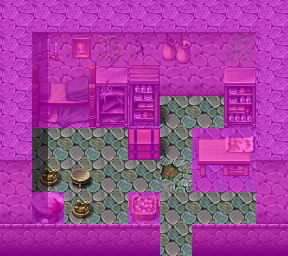

Tiled map render using the project's own tile images. Description and the map definition, with tile-layer contents summarised, below:
An orthogonal 9x8 tile map with 32x32 px tiles, 4 tile layers (Ground, Objects, Above, Walkable), 60 tilesets and 4 objects (2x spawn, mapchange, script).

<map version="1.0" tiledversion="1.0.2" orientation="orthogonal" renderorder="right-down" width="9" height="8" tilewidth="32" tileheight="32" nextobjectid="7">
 <tileset firstgid="1" name="map_bed_1" tilewidth="32" tileheight="32" tilecount="128" columns="16">
  <image source="../drawable/map_bed_1.png" width="512" height="256" />
 </tileset>
 <tileset firstgid="129" name="map_border_1" tilewidth="32" tileheight="32" tilecount="128" columns="16">
  <image source="../drawable/map_border_1.png" width="512" height="256" />
 </tileset>
 <tileset firstgid="257" name="map_bridge_1" tilewidth="32" tileheight="32" tilecount="128" columns="16">
  <image source="../drawable/map_bridge_1.png" width="512" height="256" />
 </tileset>
 <tileset firstgid="385" name="map_bridge_2" tilewidth="32" tileheight="32" tilecount="128" columns="16">
  <image source="../drawable/map_bridge_2.png" width="512" height="256" />
 </tileset>
 <tileset firstgid="513" name="map_broken_1" tilewidth="32" tileheight="32" tilecount="128" columns="16">
  <image source="../drawable/map_broken_1.png" width="512" height="256" />
 </tileset>
 <tileset firstgid="641" name="map_cavewall_1" tilewidth="32" tileheight="32" tilecount="108" columns="18">
  <image source="../drawable/map_cavewall_1.png" width="576" height="192" />
 </tileset>
 <tileset firstgid="749" name="map_cavewall_2" tilewidth="32" tileheight="32" tilecount="108" columns="18">
  <image source="../drawable/map_cavewall_2.png" width="576" height="192" />
 </tileset>
 <tileset firstgid="857" name="map_cavewall_3" tilewidth="32" tileheight="32" tilecount="108" columns="18">
  <image source="../drawable/map_cavewall_3.png" width="576" height="192" />
 </tileset>
 <tileset firstgid="965" name="map_cavewall_4" tilewidth="32" tileheight="32" tilecount="108" columns="18">
  <image source="../drawable/map_cavewall_4.png" width="576" height="192" />
 </tileset>
 <tileset firstgid="1073" name="map_chair_table_1" tilewidth="32" tileheight="32" tilecount="128" columns="16">
  <image source="../drawable/map_chair_table_1.png" width="512" height="256" />
 </tileset>
 <tileset firstgid="1201" name="map_chair_table_2" tilewidth="32" tileheight="32" tilecount="128" columns="16">
  <image source="../drawable/map_chair_table_2.png" width="512" height="256" />
 </tileset>
 <tileset firstgid="1329" name="map_crate_1" tilewidth="32" tileheight="32" tilecount="128" columns="16">
  <image source="../drawable/map_crate_1.png" width="512" height="256" />
 </tileset>
 <tileset firstgid="1457" name="map_cupboard_1" tilewidth="32" tileheight="32" tilecount="128" columns="16">
  <image source="../drawable/map_cupboard_1.png" width="512" height="256" />
 </tileset>
 <tileset firstgid="1585" name="map_curtain_1" tilewidth="32" tileheight="32" tilecount="128" columns="16">
  <image source="../drawable/map_curtain_1.png" width="512" height="256" />
 </tileset>
 <tileset firstgid="1713" name="map_entrance_1" tilewidth="32" tileheight="32" tilecount="128" columns="16">
  <image source="../drawable/map_entrance_1.png" width="512" height="256" />
 </tileset>
 <tileset firstgid="1841" name="map_entrance_2" tilewidth="32" tileheight="32" tilecount="128" columns="16">
  <image source="../drawable/map_entrance_2.png" width="512" height="256" />
 </tileset>
 <tileset firstgid="1969" name="map_fence_1" tilewidth="32" tileheight="32" tilecount="128" columns="16">
  <image source="../drawable/map_fence_1.png" width="512" height="256" />
 </tileset>
 <tileset firstgid="2097" name="map_fence_2" tilewidth="32" tileheight="32" tilecount="128" columns="16">
  <image source="../drawable/map_fence_2.png" width="512" height="256" />
 </tileset>
 <tileset firstgid="2225" name="map_fence_3" tilewidth="32" tileheight="32" tilecount="128" columns="16">
  <image source="../drawable/map_fence_3.png" width="512" height="256" />
 </tileset>
 <tileset firstgid="2353" name="map_fence_4" tilewidth="32" tileheight="32" tilecount="128" columns="16">
  <image source="../drawable/map_fence_4.png" width="512" height="256" />
 </tileset>
 <tileset firstgid="2481" name="map_ground_1" tilewidth="32" tileheight="32" tilecount="128" columns="16">
  <image source="../drawable/map_ground_1.png" width="512" height="256" />
 </tileset>
 <tileset firstgid="2609" name="map_ground_2" tilewidth="32" tileheight="32" tilecount="128" columns="16">
  <image source="../drawable/map_ground_2.png" width="512" height="256" />
 </tileset>
 <tileset firstgid="2737" name="map_ground_3" tilewidth="32" tileheight="32" tilecount="128" columns="16">
  <image source="../drawable/map_ground_3.png" width="512" height="256" />
 </tileset>
 <tileset firstgid="2865" name="map_ground_4" tilewidth="32" tileheight="32" tilecount="128" columns="16">
  <image source="../drawable/map_ground_4.png" width="512" height="256" />
 </tileset>
 <tileset firstgid="2993" name="map_ground_5" tilewidth="32" tileheight="32" tilecount="128" columns="16">
  <image source="../drawable/map_ground_5.png" width="512" height="256" />
 </tileset>
 <tileset firstgid="3121" name="map_ground_6" tilewidth="32" tileheight="32" tilecount="128" columns="16">
  <image source="../drawable/map_ground_6.png" width="512" height="256" />
 </tileset>
 <tileset firstgid="3249" name="map_ground_7" tilewidth="32" tileheight="32" tilecount="128" columns="16">
  <image source="../drawable/map_ground_7.png" width="512" height="256" />
 </tileset>
 <tileset firstgid="3377" name="map_ground_8" tilewidth="32" tileheight="32" tilecount="128" columns="16">
  <image source="../drawable/map_ground_8.png" width="512" height="256" />
 </tileset>
 <tileset firstgid="3505" name="map_house_1" tilewidth="32" tileheight="32" tilecount="128" columns="16">
  <image source="../drawable/map_house_1.png" width="512" height="256" />
 </tileset>
 <tileset firstgid="3633" name="map_house_2" tilewidth="32" tileheight="32" tilecount="128" columns="16">
  <image source="../drawable/map_house_2.png" width="512" height="256" />
 </tileset>
 <tileset firstgid="3761" name="map_indoor_1" tilewidth="32" tileheight="32" tilecount="128" columns="16">
  <image source="../drawable/map_indoor_1.png" width="512" height="256" />
 </tileset>
 <tileset firstgid="3889" name="map_indoor_2" tilewidth="32" tileheight="32" tilecount="128" columns="16">
  <image source="../drawable/map_indoor_2.png" width="512" height="256" />
 </tileset>
 <tileset firstgid="4017" name="map_kitchen_1" tilewidth="32" tileheight="32" tilecount="128" columns="16">
  <image source="../drawable/map_kitchen_1.png" width="512" height="256" />
 </tileset>
 <tileset firstgid="4145" name="map_outdoor_1" tilewidth="32" tileheight="32" tilecount="128" columns="16">
  <image source="../drawable/map_outdoor_1.png" width="512" height="256" />
 </tileset>
 <tileset firstgid="4273" name="map_pillar_1" tilewidth="32" tileheight="32" tilecount="128" columns="16">
  <image source="../drawable/map_pillar_1.png" width="512" height="256" />
 </tileset>
 <tileset firstgid="4401" name="map_pillar_2" tilewidth="32" tileheight="32" tilecount="128" columns="16">
  <image source="../drawable/map_pillar_2.png" width="512" height="256" />
 </tileset>
 <tileset firstgid="4529" name="map_plant_1" tilewidth="32" tileheight="32" tilecount="128" columns="16">
  <image source="../drawable/map_plant_1.png" width="512" height="256" />
 </tileset>
 <tileset firstgid="4657" name="map_plant_2" tilewidth="32" tileheight="32" tilecount="128" columns="16">
  <image source="../drawable/map_plant_2.png" width="512" height="256" />
 </tileset>
 <tileset firstgid="4785" name="map_rock_1" tilewidth="32" tileheight="32" tilecount="128" columns="16">
  <image source="../drawable/map_rock_1.png" width="512" height="256" />
 </tileset>
 <tileset firstgid="4913" name="map_rock_2" tilewidth="32" tileheight="32" tilecount="128" columns="16">
  <image source="../drawable/map_rock_2.png" width="512" height="256" />
 </tileset>
 <tileset firstgid="5041" name="map_roof_1" tilewidth="32" tileheight="32" tilecount="128" columns="16">
  <image source="../drawable/map_roof_1.png" width="512" height="256" />
 </tileset>
 <tileset firstgid="5169" name="map_roof_2" tilewidth="32" tileheight="32" tilecount="128" columns="16">
  <image source="../drawable/map_roof_2.png" width="512" height="256" />
 </tileset>
 <tileset firstgid="5297" name="map_roof_3" tilewidth="32" tileheight="32" tilecount="128" columns="16">
  <image source="../drawable/map_roof_3.png" width="512" height="256" />
 </tileset>
 <tileset firstgid="5425" name="map_shop_1" tilewidth="32" tileheight="32" tilecount="128" columns="16">
  <image source="../drawable/map_shop_1.png" width="512" height="256" />
 </tileset>
 <tileset firstgid="5553" name="map_sign_ladder_1" tilewidth="32" tileheight="32" tilecount="128" columns="16">
  <image source="../drawable/map_sign_ladder_1.png" width="512" height="256" />
 </tileset>
 <tileset firstgid="5681" name="map_table_1" tilewidth="32" tileheight="32" tilecount="128" columns="16">
  <image source="../drawable/map_table_1.png" width="512" height="256" />
 </tileset>
 <tileset firstgid="5809" name="map_trail_1" tilewidth="32" tileheight="32" tilecount="128" columns="16">
  <image source="../drawable/map_trail_1.png" width="512" height="256" />
 </tileset>
 <tileset firstgid="5937" name="map_transition_1" tilewidth="32" tileheight="32" tilecount="128" columns="16">
  <image source="../drawable/map_transition_1.png" width="512" height="256" />
 </tileset>
 <tileset firstgid="6065" name="map_transition_2" tilewidth="32" tileheight="32" tilecount="128" columns="16">
  <image source="../drawable/map_transition_2.png" width="512" height="256" />
 </tileset>
 <tileset firstgid="6193" name="map_transition_3" tilewidth="32" tileheight="32" tilecount="128" columns="16">
  <image source="../drawable/map_transition_3.png" width="512" height="256" />
 </tileset>
 <tileset firstgid="6321" name="map_transition_4" tilewidth="32" tileheight="32" tilecount="128" columns="16">
  <image source="../drawable/map_transition_4.png" width="512" height="256" />
 </tileset>
 <tileset firstgid="6449" name="map_transition_5" tilewidth="32" tileheight="32" tilecount="128" columns="16">
  <image source="../drawable/map_transition_5.png" width="512" height="256" />
 </tileset>
 <tileset firstgid="6577" name="map_tree_1" tilewidth="32" tileheight="32" tilecount="128" columns="16">
  <image source="../drawable/map_tree_1.png" width="512" height="256" />
 </tileset>
 <tileset firstgid="6705" name="map_tree_2" tilewidth="32" tileheight="32" tilecount="128" columns="16">
  <image source="../drawable/map_tree_2.png" width="512" height="256" />
 </tileset>
 <tileset firstgid="6833" name="map_wall_1" tilewidth="32" tileheight="32" tilecount="128" columns="16">
  <image source="../drawable/map_wall_1.png" width="512" height="256" />
 </tileset>
 <tileset firstgid="6961" name="map_wall_2" tilewidth="32" tileheight="32" tilecount="120" columns="15">
  <image source="../drawable/map_wall_2.png" width="480" height="256" />
 </tileset>
 <tileset firstgid="7081" name="map_wall_3" tilewidth="32" tileheight="32" tilecount="120" columns="15">
  <image source="../drawable/map_wall_3.png" width="480" height="256" />
 </tileset>
 <tileset firstgid="7201" name="map_wall_4" tilewidth="32" tileheight="32" tilecount="120" columns="15">
  <image source="../drawable/map_wall_4.png" width="480" height="256" />
 </tileset>
 <tileset firstgid="7321" name="map_window_1" tilewidth="32" tileheight="32" tilecount="128" columns="16">
  <image source="../drawable/map_window_1.png" width="512" height="256" />
 </tileset>
 <tileset firstgid="7449" name="map_window_2" tilewidth="32" tileheight="32" tilecount="128" columns="16">
  <image source="../drawable/map_window_2.png" width="512" height="256" />
 </tileset>
 <layer name="Ground" width="9" height="8">
  <data>[72 cells, 72 non-empty, 6 distinct tile ids]</data>
 </layer>
 <layer name="Objects" width="9" height="8">
  <data>[72 cells, 28 non-empty, 26 distinct tile ids]</data>
 </layer>
 <layer name="Above" width="9" height="8">
  <data>[72 cells, 7 non-empty, 3 distinct tile ids]</data>
 </layer>
 <layer name="Walkable" width="9" height="8">
  <data>[72 cells, 55 non-empty, 1 distinct tile ids]</data>
 </layer>
 <objectgroup name="Mapevents">
  <object id="5" name="exit" type="mapchange" x="160" y="224" width="32" height="32">
   <properties>
    <property name="map" value="waytogalmore1" />
    <property name="place" value="entrance5" />
   </properties>
  </object>
  <object id="6" name="stn_gyra_m25_1" type="script" x="160" y="192" width="64" height="32" />
 </objectgroup>
 <objectgroup name="Spawn">
  <object id="7" name="stn_gyra1" type="spawn" x="160" y="224" width="32" height="32">
   <properties>
    <property name="active" value="false" />
    <property name="ignoreAreas" value="true" />
   </properties>
  </object>
  <object id="6" name="erwyn_child" type="spawn" x="32" y="128" width="32" height="32" />
 </objectgroup>
 <objectgroup name="Keys" />
 <objectgroup name="Replace" />
</map>
